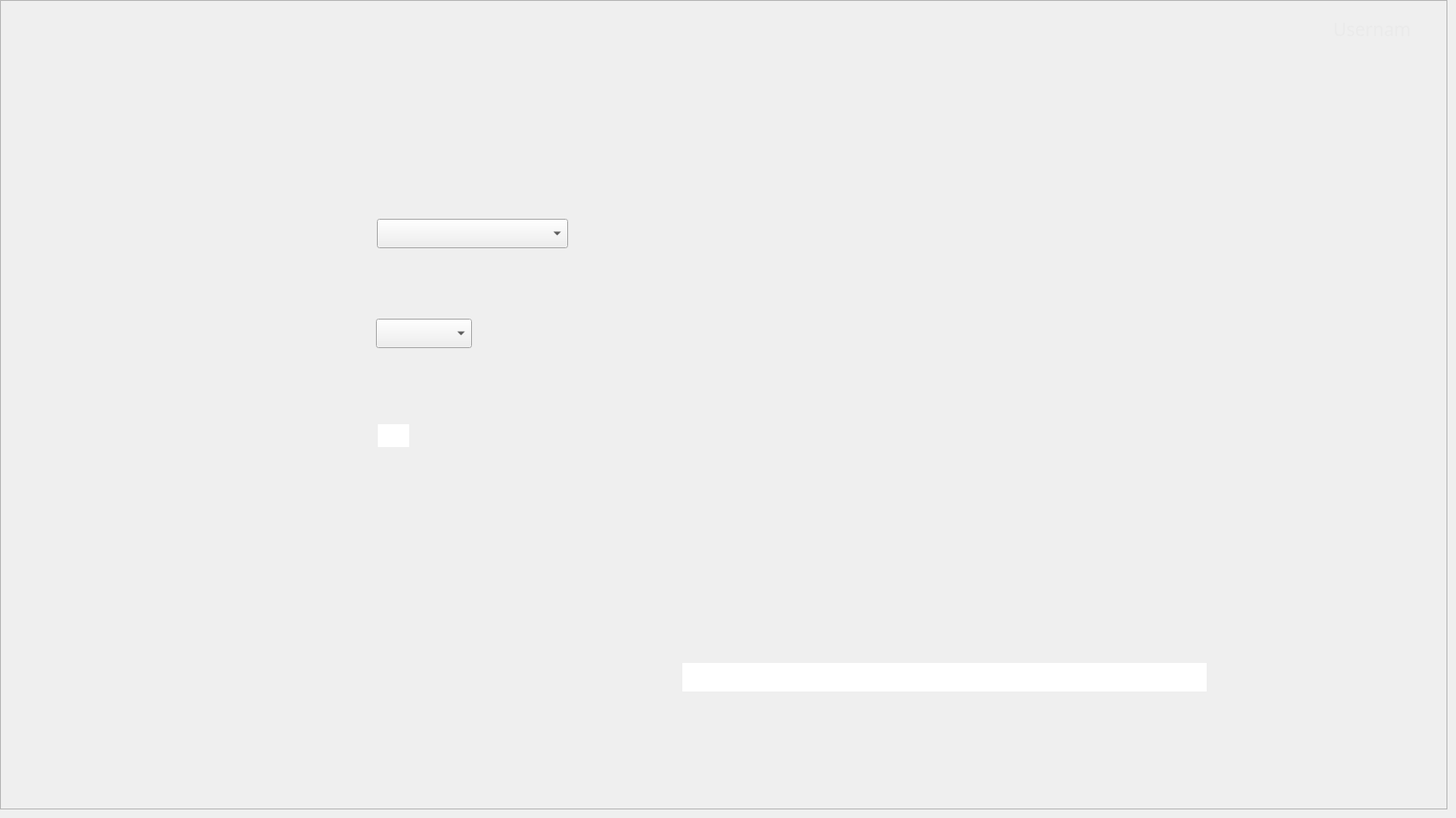
    <widget class="QWidget" name="DataPage">
     <widget class="QFrame" name="DataFrame">
      <property name="geometry">
       <rect>
        <x>0</x>
        <y>0</y>
        <width>1521</width>
        <height>851</height>
       </rect>
      </property>
      <property name="frameShape">
       <enum>QFrame::StyledPanel</enum>
      </property>
      <property name="frameShadow">
       <enum>QFrame::Raised</enum>
      </property>
      <widget class="QLabel" name="BackgroundLabel_Data">
       <property name="geometry">
        <rect>
         <x>0</x>
         <y>0</y>
         <width>1531</width>
         <height>841</height>
        </rect>
       </property>
       <property name="text">
        <string/>
       </property>
       <property name="pixmap">
        <pixmap>../Images/Admin/Admin-Data.png</pixmap>
       </property>
       <property name="scaledContents">
        <bool>true</bool>
       </property>
      </widget>
      <widget class="QPushButton" name="PersonRegisterbutton_Data">
       <property name="geometry">
        <rect>
         <x>0</x>
         <y>230</y>
         <width>241</width>
         <height>51</height>
        </rect>
       </property>
       <property name="text">
        <string/>
       </property>
       <property name="flat">
        <bool>true</bool>
       </property>
      </widget>
      <widget class="QPushButton" name="UserBanButton_Data">
       <property name="geometry">
        <rect>
         <x>0</x>
         <y>170</y>
         <width>241</width>
         <height>51</height>
        </rect>
       </property>
       <property name="text">
        <string/>
       </property>
       <property name="flat">
        <bool>true</bool>
       </property>
      </widget>
      <widget class="QPushButton" name="AuditLogButton_Data">
       <property name="geometry">
        <rect>
         <x>0</x>
         <y>280</y>
         <width>241</width>
         <height>51</height>
        </rect>
       </property>
       <property name="text">
        <string/>
       </property>
       <property name="flat">
        <bool>true</bool>
       </property>
      </widget>
      <widget class="QLabel" name="UsernameLabel_Data">
       <property name="geometry">
        <rect>
         <x>1401</x>
         <y>20</y>
         <width>81</width>
         <height>21</height>
        </rect>
       </property>
       <property name="font">
        <font>
         <family>Source Sans Pro</family>
         <pointsize>14</pointsize>
        </font>
       </property>
       <property name="cursor">
        <cursorShape>BlankCursor</cursorShape>
       </property>
       <property name="autoFillBackground">
        <bool>false</bool>
       </property>
       <property name="styleSheet">
        <string notr="true">color: rgb(234, 234, 234);</string>
       </property>
       <property name="text">
        <string>Username</string>
       </property>
      </widget>
      <widget class="QPushButton" name="HomeButton_Data">
       <property name="geometry">
        <rect>
         <x>0</x>
         <y>60</y>
         <width>241</width>
         <height>51</height>
        </rect>
       </property>
       <property name="text">
        <string/>
       </property>
       <property name="flat">
        <bool>true</bool>
       </property>
      </widget>
      <widget class="QPushButton" name="CatalogButton_Data">
       <property name="geometry">
        <rect>
         <x>0</x>
         <y>340</y>
         <width>241</width>
         <height>51</height>
        </rect>
       </property>
       <property name="text">
        <string/>
       </property>
       <property name="flat">
        <bool>true</bool>
       </property>
      </widget>
      <widget class="QPushButton" name="StatisticsButton_Data">
       <property name="geometry">
        <rect>
         <x>0</x>
         <y>450</y>
         <width>241</width>
         <height>51</height>
        </rect>
       </property>
       <property name="text">
        <string/>
       </property>
       <property name="flat">
        <bool>true</bool>
       </property>
      </widget>
      <widget class="QPushButton" name="DataButton_Data">
       <property name="geometry">
        <rect>
         <x>0</x>
         <y>120</y>
         <width>241</width>
         <height>51</height>
        </rect>
       </property>
       <property name="text">
        <string/>
       </property>
       <property name="flat">
        <bool>true</bool>
       </property>
      </widget>
      <widget class="QPushButton" name="LogOutButton_Data">
       <property name="geometry">
        <rect>
         <x>0</x>
         <y>780</y>
         <width>241</width>
         <height>51</height>
        </rect>
       </property>
       <property name="text">
        <string/>
       </property>
       <property name="flat">
        <bool>true</bool>
       </property>
      </widget>
      <widget class="QPushButton" name="RecordsButton_Data">
       <property name="geometry">
        <rect>
         <x>0</x>
         <y>400</y>
         <width>241</width>
         <height>51</height>
        </rect>
       </property>
       <property name="text">
        <string/>
       </property>
       <property name="flat">
        <bool>true</bool>
       </property>
      </widget>
      <widget class="QPushButton" name="DataApplyButton_Data">
       <property name="geometry">
        <rect>
         <x>1284</x>
         <y>695</y>
         <width>127</width>
         <height>34</height>
        </rect>
       </property>
       <property name="text">
        <string/>
       </property>
       <property name="flat">
        <bool>true</bool>
       </property>
      </widget>
      <widget class="QLabel" name="DataDisplay_Data">
       <property name="geometry">
        <rect>
         <x>721</x>
         <y>213</y>
         <width>681</width>
         <height>451</height>
        </rect>
       </property>
       <property name="font">
        <font>
         <family>Source Sans Pro</family>
         <pointsize>12</pointsize>
        </font>
       </property>
       <property name="autoFillBackground">
        <bool>false</bool>
       </property>
       <property name="text">
        <string/>
       </property>
       <property name="alignment">
        <set>Qt::AlignLeading|Qt::AlignLeft|Qt::AlignTop</set>
       </property>
      </widget>
      <widget class="QLineEdit" name="DataInput_Data">
       <property name="enabled">
        <bool>true</bool>
       </property>
       <property name="geometry">
        <rect>
         <x>717</x>
         <y>697</y>
         <width>551</width>
         <height>30</height>
        </rect>
       </property>
       <property name="font">
        <font>
         <family>Source Sans Pro</family>
         <pointsize>12</pointsize>
        </font>
       </property>
       <property name="cursor">
        <cursorShape>IBeamCursor</cursorShape>
       </property>
       <property name="acceptDrops">
        <bool>true</bool>
       </property>
       <property name="autoFillBackground">
        <bool>false</bool>
       </property>
       <property name="frame">
        <bool>false</bool>
       </property>
       <property name="clearButtonEnabled">
        <bool>false</bool>
       </property>
      </widget>
      <widget class="QComboBox" name="DataTableChoice_Data">
       <property name="geometry">
        <rect>
         <x>396</x>
         <y>230</y>
         <width>201</width>
         <height>31</height>
        </rect>
       </property>
       <property name="font">
        <font>
         <family>Source Sans Pro</family>
         <pointsize>12</pointsize>
        </font>
       </property>
      </widget>
      <widget class="QComboBox" name="DataEditMode_Data">
       <property name="geometry">
        <rect>
         <x>395</x>
         <y>335</y>
         <width>101</width>
         <height>31</height>
        </rect>
       </property>
       <property name="font">
        <font>
         <family>Source Sans Pro</family>
         <pointsize>12</pointsize>
        </font>
       </property>
       <property name="currentText">
        <string/>
       </property>
       <property name="frame">
        <bool>true</bool>
       </property>
      </widget>
      <widget class="QLineEdit" name="DataIDInput_Data">
       <property name="enabled">
        <bool>true</bool>
       </property>
       <property name="geometry">
        <rect>
         <x>397</x>
         <y>446</y>
         <width>33</width>
         <height>24</height>
        </rect>
       </property>
       <property name="font">
        <font>
         <family>Source Sans Pro</family>
         <pointsize>12</pointsize>
        </font>
       </property>
       <property name="cursor">
        <cursorShape>IBeamCursor</cursorShape>
       </property>
       <property name="acceptDrops">
        <bool>true</bool>
       </property>
       <property name="autoFillBackground">
        <bool>false</bool>
       </property>
       <property name="frame">
        <bool>false</bool>
       </property>
       <property name="clearButtonEnabled">
        <bool>false</bool>
       </property>
      </widget>
      <widget class="QPushButton" name="DataDisplayButton_Data">
       <property name="geometry">
        <rect>
         <x>557</x>
         <y>331</y>
         <width>127</width>
         <height>33</height>
        </rect>
       </property>
       <property name="text">
        <string/>
       </property>
       <property name="flat">
        <bool>true</bool>
       </property>
      </widget>
      <widget class="QPushButton" name="DataDeleteButton_Data">
       <property name="geometry">
        <rect>
         <x>554</x>
         <y>437</y>
         <width>127</width>
         <height>33</height>
        </rect>
       </property>
       <property name="text">
        <string/>
       </property>
       <property name="flat">
        <bool>true</bool>
       </property>
      </widget>
      <widget class="QPushButton" name="ResolutionButton_Data">
       <property name="geometry">
        <rect>
         <x>0</x>
         <y>570</y>
         <width>241</width>
         <height>51</height>
        </rect>
       </property>
       <property name="text">
        <string/>
       </property>
       <property name="flat">
        <bool>true</bool>
       </property>
      </widget>
      <widget class="QPushButton" name="GeneralQueriesButton_Data">
       <property name="geometry">
        <rect>
         <x>0</x>
         <y>510</y>
         <width>241</width>
         <height>51</height>
        </rect>
       </property>
       <property name="text">
        <string/>
       </property>
       <property name="flat">
        <bool>true</bool>
       </property>
      </widget>
     </widget>
    </widget>
